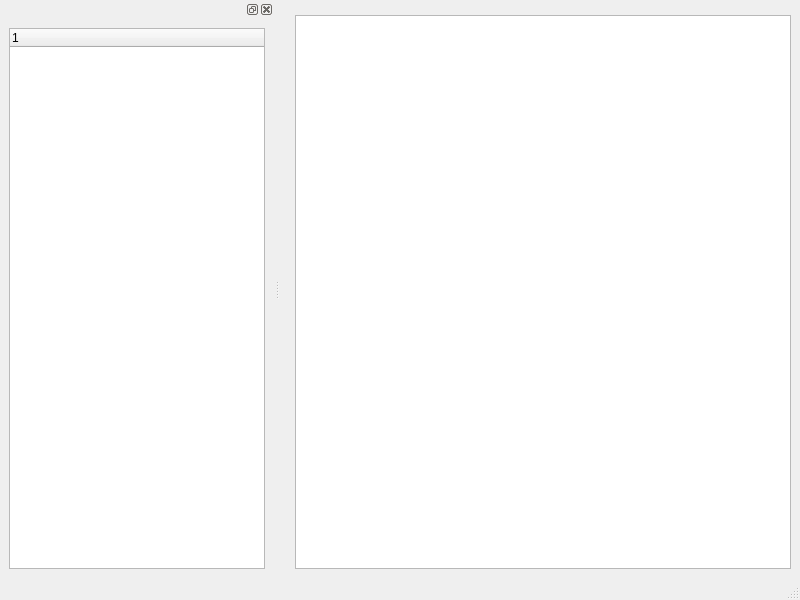
<?xml version="1.0" encoding="UTF-8"?>
<ui version="4.0">
 <class>MainWindow</class>
 <widget class="QMainWindow" name="MainWindow">
  <property name="geometry">
   <rect>
    <x>0</x>
    <y>0</y>
    <width>800</width>
    <height>600</height>
   </rect>
  </property>
  <property name="windowTitle">
   <string>MainWindow</string>
  </property>
  <widget class="QWidget" name="centralwidget">
   <layout class="QGridLayout" name="gridLayout_2">
    <item row="0" column="0">
     <widget class="QSplitter" name="splitter">
      <property name="orientation">
       <enum>Qt::Horizontal</enum>
      </property>
     </widget>
    </item>
    <item row="1" column="1">
     <widget class="QTextBrowser" name="textBrowser">
      <property name="sizePolicy">
       <sizepolicy hsizetype="Expanding" vsizetype="Expanding">
        <horstretch>3</horstretch>
        <verstretch>0</verstretch>
       </sizepolicy>
      </property>
     </widget>
    </item>
   </layout>
  </widget>
  <widget class="QDockWidget" name="dockWidget">
   <attribute name="dockWidgetArea">
    <number>1</number>
   </attribute>
   <widget class="QWidget" name="dockWidgetContents">
    <layout class="QGridLayout" name="gridLayout">
     <item row="0" column="0">
      <widget class="QTreeWidget" name="treeWidget">
       <property name="sizePolicy">
        <sizepolicy hsizetype="Expanding" vsizetype="Expanding">
         <horstretch>2</horstretch>
         <verstretch>0</verstretch>
        </sizepolicy>
       </property>
       <column>
        <property name="text">
         <string notr="true">1</string>
        </property>
       </column>
      </widget>
     </item>
    </layout>
   </widget>
  </widget>
  <widget class="QStatusBar" name="statusBar"/>
  <action name="actionOpen">
   <property name="text">
    <string>Open</string>
   </property>
  </action>
  <action name="actionPreferences">
   <property name="text">
    <string>Preferences</string>
   </property>
  </action>
  <action name="actionOpen_2">
   <property name="text">
    <string>Open</string>
   </property>
  </action>
 </widget>
 <resources/>
 <connections/>
</ui>
